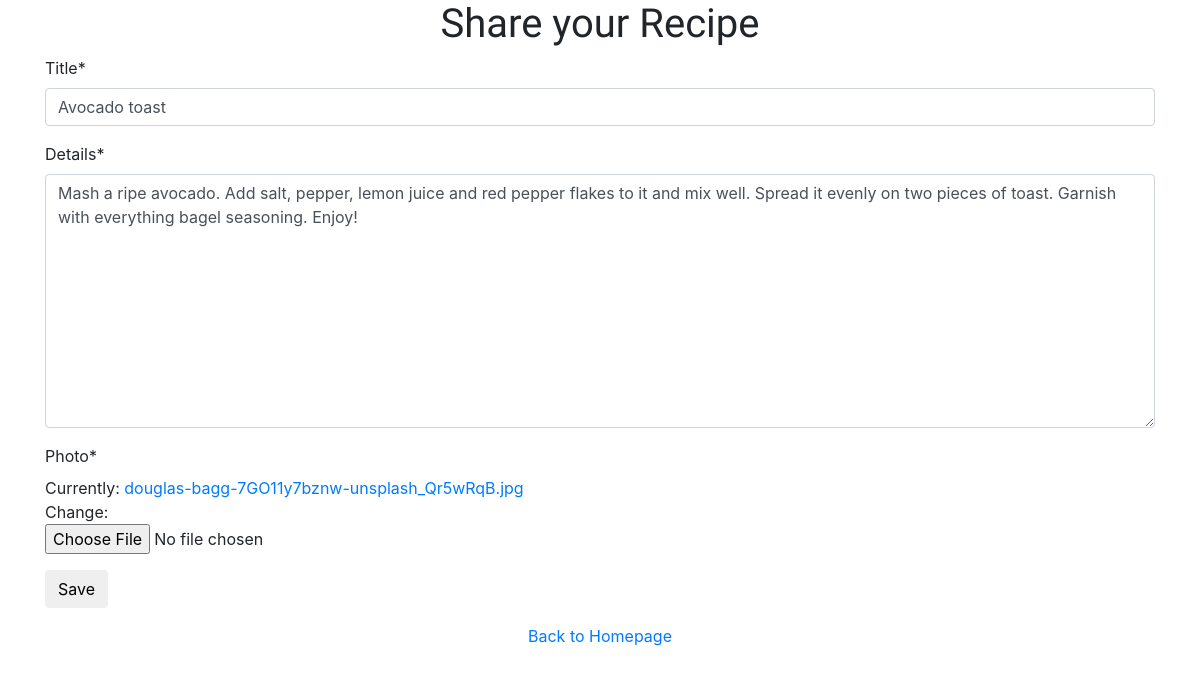
Screenshot of /recipe/8/edit with the database file from the repository.
### healthandfitness/models.py (models this page shows)
class Recipe(models.Model):
    user = models.CharField(max_length=50)
    title = models.CharField(max_length=500, null = True)
    details = models.TextField()
    photo = models.ImageField()

### healthandfitness/views.py (the view)
# urls.py: path("recipe/<int:pk>/edit", views.recipe_edit, name="recipe_edit"),
def recipe_edit(request, pk):
    recipe = get_object_or_404(Recipe, pk=pk)
    if request.method == "POST":
        form = NewRecipe(request.POST, instance=recipe)
        if form.is_valid():
            recipe = form.save(commit=False)
            recipe.save()
            return redirect('recipe_detail', pk=recipe.pk)
    else:
        form = NewRecipe(instance=recipe)
    return render(request, 'healthandfitness/new_recipe.html', {'form': form})

### healthandfitness/forms.py
class NewRecipe(forms.ModelForm):
    class Meta:
        model = Recipe
        fields = ("title", "details", "photo")

### healthandfitness/templates/healthandfitness/new_recipe.html (shortened to what this page needs)
{% load crispy_forms_tags %}
{% load static %}
{% block content %}
    <head>
        <link rel="stylesheet" href="https://stackpath.bootstrapcdn.com/bootstrap/4.1.3/css/bootstrap.min.css">
        <link rel="stylesheet" type="text/css" href="{% static 'healthandfitness/form.css' %}">
    </head>
    <h2>Share your Recipe</h2>
    <div class = "container">
        <form method="POST" class="post-form" enctype="multipart/form-data">
            {{ form | crispy }}
            <button type="submit" class="save btn btn-default">Save</button>
        </form>
    </div>
    <div class = "center">
        <a href = {% url "homepage" %}>
           Back to Homepage
    </div>
{% endblock %}

### healthandfitness/static/healthandfitness/form.css (style rules this page uses)
h2 { font-family: Poor Story; font-size: 40px; text-align: center; }
.center { text-align: center; }

### rows the page displays
Recipe: title "Avocado toast", details "Mash a ripe avocado. Add salt, pepper, lemon juice and red pepper flakes to it and mix well. Spread it evenly on two pieces of toast. Garnish with everything bagel seasoning. Enjoy!"
